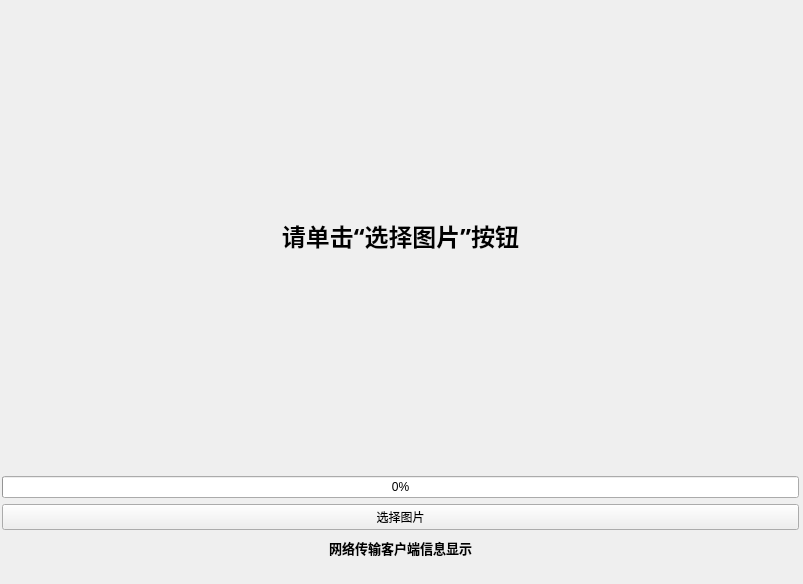
<?xml version="1.0" encoding="UTF-8"?>
<ui version="4.0">
 <class>MainWindow</class>
 <widget class="QMainWindow" name="MainWindow">
  <property name="geometry">
   <rect>
    <x>0</x>
    <y>0</y>
    <width>803</width>
    <height>584</height>
   </rect>
  </property>
  <property name="windowTitle">
   <string>MainWindow</string>
  </property>
  <widget class="QWidget" name="centralwidget">
   <widget class="QWidget" name="verticalLayoutWidget">
    <property name="geometry">
     <rect>
      <x>0</x>
      <y>0</y>
      <width>801</width>
      <height>561</height>
     </rect>
    </property>
    <layout class="QVBoxLayout" name="verticalLayout">
     <property name="leftMargin">
      <number>2</number>
     </property>
     <property name="topMargin">
      <number>2</number>
     </property>
     <property name="rightMargin">
      <number>2</number>
     </property>
     <property name="bottomMargin">
      <number>2</number>
     </property>
     <item>
      <widget class="QLabel" name="picLabel">
       <property name="font">
        <font>
         <family>新宋体</family>
         <pointsize>18</pointsize>
         <bold>true</bold>
        </font>
       </property>
       <property name="text">
        <string>请单击“选择图片”按钮</string>
       </property>
       <property name="alignment">
        <set>Qt::AlignCenter</set>
       </property>
      </widget>
     </item>
     <item>
      <widget class="QProgressBar" name="progressBar">
       <property name="value">
        <number>0</number>
       </property>
      </widget>
     </item>
     <item>
      <widget class="QPushButton" name="selectButton">
       <property name="text">
        <string>选择图片</string>
       </property>
      </widget>
     </item>
     <item>
      <widget class="QLabel" name="statusLabel">
       <property name="enabled">
        <bool>true</bool>
       </property>
       <property name="maximumSize">
        <size>
         <width>16777179</width>
         <height>23</height>
        </size>
       </property>
       <property name="font">
        <font>
         <pointsize>10</pointsize>
         <italic>false</italic>
         <bold>true</bold>
         <underline>false</underline>
        </font>
       </property>
       <property name="text">
        <string>网络传输客户端信息显示</string>
       </property>
       <property name="alignment">
        <set>Qt::AlignCenter</set>
       </property>
      </widget>
     </item>
    </layout>
   </widget>
  </widget>
  <widget class="QMenuBar" name="menubar">
   <property name="geometry">
    <rect>
     <x>0</x>
     <y>0</y>
     <width>803</width>
     <height>22</height>
    </rect>
   </property>
  </widget>
 </widget>
 <resources/>
 <connections/>
</ui>
